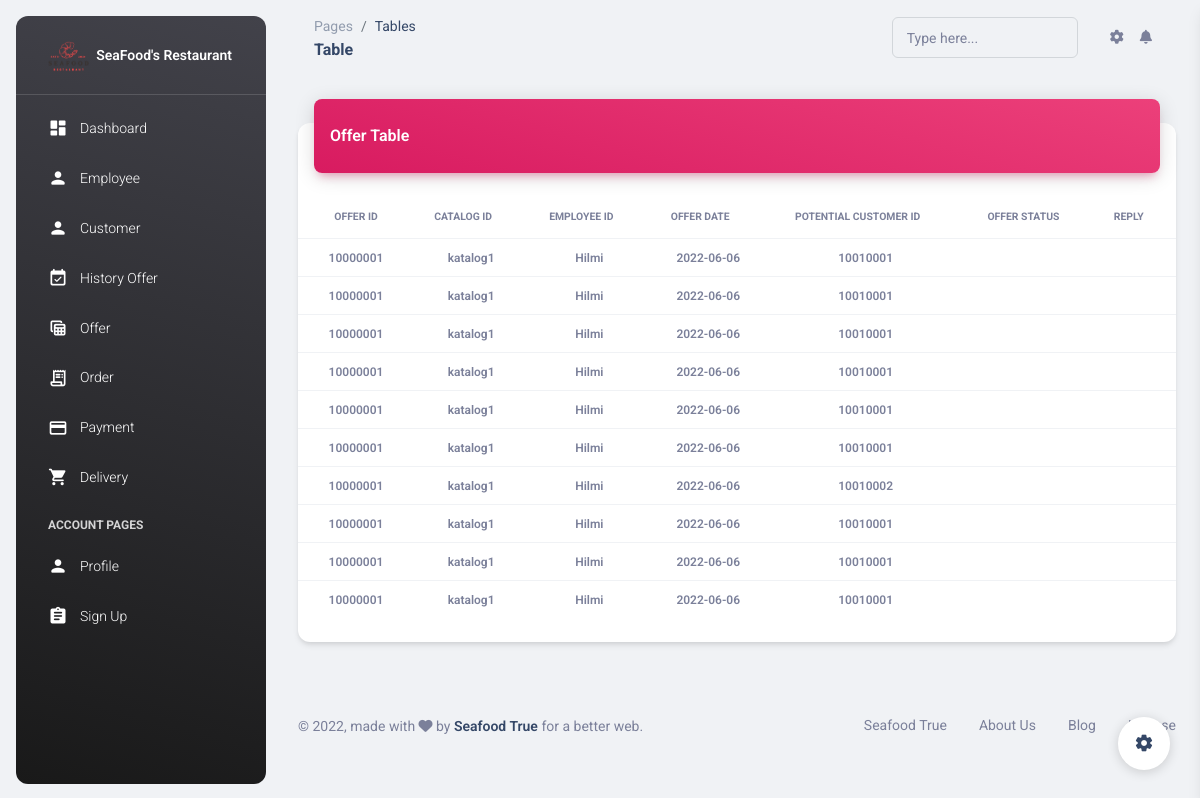
The app's page /admin/pages/historyoffer.php (signed in), older data.
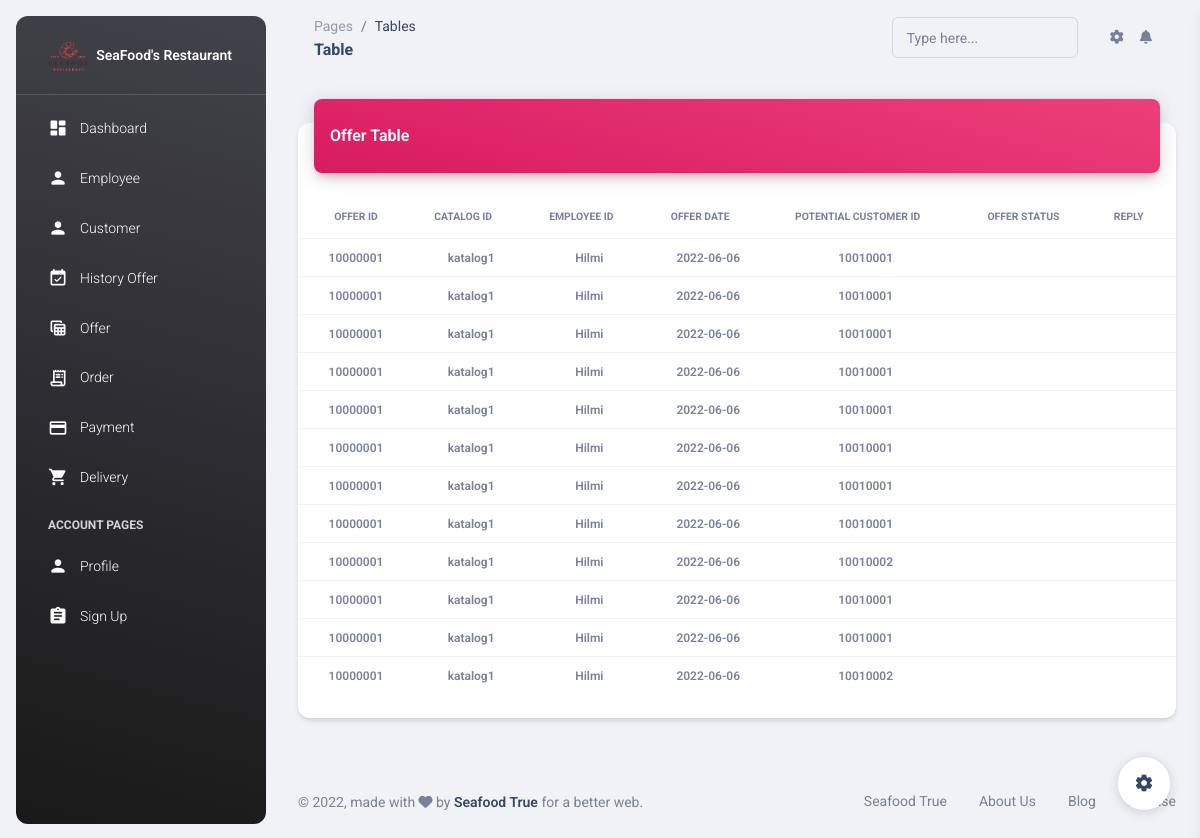
The same page, newer data.
### tables this page shows
CREATE TABLE `detail_penawaran` (
  `ID_DETAIL_PENAWARAN` int(11) NOT NULL,
  `ID_PENAWARAN` char(8) NOT NULL,
  `ID_CALON_KONSUMEN` char(8) NOT NULL,
  `STATUS_PENAWARAN` int(11) DEFAULT NULL,
  `BALASAN` varchar(20) DEFAULT NULL,
  PRIMARY KEY (`ID_DETAIL_PENAWARAN`),
  KEY `DPENAWARAN_CKONS_FK` (`ID_CALON_KONSUMEN`),
  KEY `DPENAWARAN_PENAWARAN_FK` (`ID_PENAWARAN`),
  CONSTRAINT `DPENAWARAN_CKONS_FK` FOREIGN KEY (`ID_CALON_KONSUMEN`) REFERENCES `calon_konsumen` (`ID_CALON_KONSUMEN`),
  CONSTRAINT `DPENAWARAN_PENAWARAN_FK` FOREIGN KEY (`ID_PENAWARAN`) REFERENCES `penawaran` (`ID_PENAWARAN`)
);

CREATE TABLE `penawaran` (
  `ID_PENAWARAN` char(8) NOT NULL,
  `ID_KATALOG` char(6) NOT NULL,
  `ID_PEGAWAI` char(4) NOT NULL,
  `TGL_PENAWARAN` date DEFAULT curdate(),
  PRIMARY KEY (`ID_PENAWARAN`),
  KEY `PENAWARAN_KATALOG_FK` (`ID_KATALOG`),
  KEY `PENAWARAN_PEGAWAI_FK` (`ID_PEGAWAI`),
  CONSTRAINT `PENAWARAN_KATALOG_FK` FOREIGN KEY (`ID_KATALOG`) REFERENCES `katalog` (`ID_KATALOG`),
  CONSTRAINT `PENAWARAN_PEGAWAI_FK` FOREIGN KEY (`ID_PEGAWAI`) REFERENCES `pegawai` (`ID_PEGAWAI`)
);

CREATE TABLE `katalog` (
  `ID_KATALOG` char(6) NOT NULL,
  `NAMA_KATALOG` varchar(30) DEFAULT NULL,
  `FILE_KATALOG` varchar(30) DEFAULT NULL,
  PRIMARY KEY (`ID_KATALOG`)
);

CREATE TABLE `pegawai` (
  `ID_PEGAWAI` char(4) NOT NULL,
  `ID_JABATAN` char(2) NOT NULL,
  `NAMA_PEGAWAI` varchar(30) DEFAULT NULL,
  `TELP_PEGAWAI` varchar(15) DEFAULT NULL,
  `EMAIL_PEGAWAI` varchar(50) DEFAULT NULL,
  `ALAMAT_PEGAWAI` varchar(50) DEFAULT NULL,
  `JK_PEGAWAI` tinyint(1) DEFAULT NULL,
  `PASS_PEGAWAI` varchar(20) NOT NULL,
  PRIMARY KEY (`ID_PEGAWAI`),
  UNIQUE KEY `PEGAWAI_TELP_PEG_UK` (`TELP_PEGAWAI`),
  UNIQUE KEY `PEGAWAI_EMAIL_PEG_UK` (`EMAIL_PEGAWAI`),
  KEY `PEG_JABATAN_FK` (`ID_JABATAN`),
  CONSTRAINT `PEG_JABATAN_FK` FOREIGN KEY (`ID_JABATAN`) REFERENCES `jabatan` (`ID_JABATAN`)
);

### functions.php (called while the page is built, shortened)
<?php
    $koneksi = mysqli_connect('localhost','root','','seafood2');
    function query($query){
        global $koneksi;
        $select = mysqli_query($koneksi, $query);
        $rows = [];
        while ($tampil = mysqli_fetch_assoc($select)){
            $rows [] = $tampil;
        }
        return $rows;
    }
?>

### admin/pages/historyoffer.php (the view, shortened to what the changed rows need)
<?php
require '../../functions.php';
$query = "SELECT * FROM detail_penawaran ORDER BY id_penawaran";
$sql = query($query);
?>
<!DOCTYPE html>
<html lang="en">
<head>
  <link href="../assets/css/nucleo-icons.css" rel="stylesheet"/>
  <link href="../assets/css/nucleo-svg.css" rel="stylesheet"/>
  <link id="pagestyle" href="../assets/css/material-dashboard.css?v=3.0.0" rel="stylesheet"/>
</head>
<body class="g-sidenav-show  bg-gray-200">
  <main class="main-content position-relative max-height-vh-100 h-100 border-radius-lg ">
    <div class="container-fluid py-4">
      <div class="row">
        <div class="col-12">
          <div class="card my-4">
            <div class="card-body px-0 pb-2">
              <div class="table-responsive p-0">
              <table class="table align-items-center table-hover">
                <thead>
                    <tr>
                    <th class="text-uppercase text-secondary text-xxs font-weight-bolder opacity-1000 align-middle text-center">Offer ID</th>
                    <th class="text-uppercase text-secondary text-xxs font-weight-bolder opacity-1000 align-middle text-center ps-2">Catalog ID</th>
                    <th class="text-uppercase text-secondary text-xxs font-weight-bolder opacity-1000 align-middle text-center ps-2">Employee ID</th>
                    <th class="text-uppercase text-secondary text-xxs font-weight-bolder opacity-1000 align-middle text-center ps-2">Offer Date</th>
                    <th class="text-uppercase text-secondary text-xxs font-weight-bolder opacity-1000 align-middle text-center ps-2">Potential Customer ID</th>
                    <th class="text-uppercase text-secondary text-xxs font-weight-bolder opacity-1000 align-middle text-center ps-2">Offer Status</th>
                    <th class="text-uppercase text-secondary text-xxs font-weight-bolder opacity-1000 align-middle text-center ps-2">Reply</th>
                </thead>
                <tbody>
                <?php foreach ($sql as $member) : ?>
					        <tr>
                    <td class="align-middle text-center text-sm">
                      <span class="text-secondary font-weight-bold text-xs"><?php echo $member['ID_PENAWARAN']; ?></span>
                    </td>
                    <td class="align-middle text-center text-sm">
                      <?php
                      $idPenawaran = $member["ID_PENAWARAN"];
                      $penawaran = query("SELECT * FROM penawaran WHERE id_penawaran = $idPenawaran")[0];
                      $idKatalog = $penawaran["ID_KATALOG"];
                      $namaKatalog = query("SELECT nama_katalog FROM katalog WHERE id_katalog = $idKatalog")[0]["nama_katalog"];
                      ?>
                      <span class="text-secondary font-weight-bold text-xs"><?php echo $namaKatalog; ?></span>
                    </td>
                    <td class="align-middle text-center text-sm">
                      <?php $idPegawai = $penawaran["ID_PEGAWAI"];
                      $namaPegawai = query("SELECT nama_pegawai FROM pegawai WHERE id_pegawai = $idPegawai")[0]["nama_pegawai"];
                      ?>
                      <span class="text-secondary font-weight-bold text-xs"><?php echo $namaPegawai; ?></span>
                    </td>
                    <td class="align-middle text-center text-sm">
                      <span class="text-secondary font-weight-bold text-xs"><?php echo $penawaran['TGL_PENAWARAN']; ?></span>
                    </td>
                    <td class="align-middle text-center text-sm">
                      <span class="text-secondary font-weight-bold text-xs"><?php echo $member['ID_CALON_KONSUMEN']; ?></span>
                    </td>
                    <td class="align-middle text-center text-sm">
                    </td>
                    <td class="align-middle text-center text-sm">
                    </td>
                  </tr>
                  <?php endforeach; ?>
                </tbody>
                </table>
                </div>
            </div>
          </div>
        </div>
      </div>
    </div>
  </main>
</body>
</html>

Row changes from the older to the newer data that the page shows:
added detail_penawaran: ID_PENAWARAN "10000001", ID_PENAWARAN.NAMA_KATALOG "katalog1", ID_PENAWARAN.NAMA_PEGAWAI "Hilmi", ID_PENAWARAN.TGL_PENAWARAN "2022-06-06", ID_CALON_KONSUMEN "10010001"
shown differently, row unchanged: detail_penawaran (number 3 of 12 on the later page): moves up the list
added detail_penawaran: ID_PENAWARAN "10000001", ID_PENAWARAN.NAMA_KATALOG "katalog1", ID_PENAWARAN.NAMA_PEGAWAI "Hilmi", ID_PENAWARAN.TGL_PENAWARAN "2022-06-06", ID_CALON_KONSUMEN "10010002"
